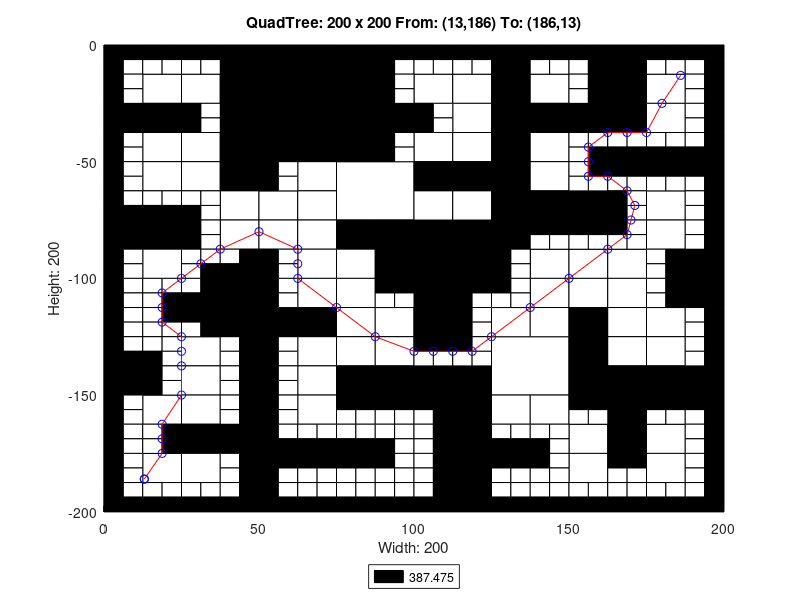

Reproduce this figure in MATLAB.
axis([0 200 -200 0]);
title('QuadTree: 200 x 200 From: (13,186) To: (186,13)');
xlabel('Width: 200');
ylabel('Height: 200');
rectangle('Position',[50 -25 25 25], 'FaceColor',[0 0 0]);
rectangle('Position',[50 -50 25 25], 'FaceColor',[0 0 0]);
rectangle('Position',[75 -75 25 25], 'FaceColor',[1 1 1]);
rectangle('Position',[100 -100 25 25], 'FaceColor',[0 0 0]);
rectangle('Position',[125 -150 25 25], 'FaceColor',[1 1 1]);
rectangle('Position',[12.5 -25 12.5 12.5], 'FaceColor',[1 1 1]);
rectangle('Position',[37.5 -12.5 12.5 12.5], 'FaceColor',[0 0 0]);
rectangle('Position',[25 -25 12.5 12.5], 'FaceColor',[1 1 1]);
rectangle('Position',[37.5 -25 12.5 12.5], 'FaceColor',[0 0 0]);
rectangle('Position',[0 -37.5 12.5 12.5], 'FaceColor',[0 0 0]);
rectangle('Position',[12.5 -37.5 12.5 12.5], 'FaceColor',[0 0 0]);
rectangle('Position',[12.5 -50 12.5 12.5], 'FaceColor',[1 1 1]);
rectangle('Position',[37.5 -37.5 12.5 12.5], 'FaceColor',[0 0 0]);
rectangle('Position',[25 -50 12.5 12.5], 'FaceColor',[1 1 1]);
rectangle('Position',[37.5 -50 12.5 12.5], 'FaceColor',[0 0 0]);
rectangle('Position',[75 -12.5 12.5 12.5], 'FaceColor',[0 0 0]);
rectangle('Position',[75 -25 12.5 12.5], 'FaceColor',[0 0 0]);
rectangle('Position',[75 -37.5 12.5 12.5], 'FaceColor',[0 0 0]);
rectangle('Position',[87.5 -37.5 12.5 12.5], 'FaceColor',[0 0 0]);
rectangle('Position',[75 -50 12.5 12.5], 'FaceColor',[0 0 0]);
rectangle('Position',[12.5 -62.5 12.5 12.5], 'FaceColor',[1 1 1]);
rectangle('Position',[25 -62.5 12.5 12.5], 'FaceColor',[1 1 1]);
rectangle('Position',[37.5 -62.5 12.5 12.5], 'FaceColor',[0 0 0]);
rectangle('Position',[37.5 -75 12.5 12.5], 'FaceColor',[1 1 1]);
rectangle('Position',[0 -87.5 12.5 12.5], 'FaceColor',[0 0 0]);
rectangle('Position',[12.5 -87.5 12.5 12.5], 'FaceColor',[0 0 0]);
rectangle('Position',[12.5 -100 12.5 12.5], 'FaceColor',[1 1 1]);
rectangle('Position',[37.5 -87.5 12.5 12.5], 'FaceColor',[1 1 1]);
rectangle('Position',[62.5 -62.5 12.5 12.5], 'FaceColor',[1 1 1]);
rectangle('Position',[50 -75 12.5 12.5], 'FaceColor',[1 1 1]);
rectangle('Position',[62.5 -75 12.5 12.5], 'FaceColor',[1 1 1]);
rectangle('Position',[50 -87.5 12.5 12.5], 'FaceColor',[1 1 1]);
rectangle('Position',[62.5 -87.5 12.5 12.5], 'FaceColor',[1 1 1]);
rectangle('Position',[62.5 -100 12.5 12.5], 'FaceColor',[1 1 1]);
rectangle('Position',[75 -87.5 12.5 12.5], 'FaceColor',[0 0 0]);
rectangle('Position',[87.5 -87.5 12.5 12.5], 'FaceColor',[0 0 0]);
rectangle('Position',[75 -100 12.5 12.5], 'FaceColor',[1 1 1]);
rectangle('Position',[87.5 -100 12.5 12.5], 'FaceColor',[0 0 0]);
rectangle('Position',[100 -25 12.5 12.5], 'FaceColor',[1 1 1]);
rectangle('Position',[112.5 -25 12.5 12.5], 'FaceColor',[1 1 1]);
rectangle('Position',[125 -12.5 12.5 12.5], 'FaceColor',[0 0 0]);
rectangle('Position',[125 -25 12.5 12.5], 'FaceColor',[0 0 0]);
rectangle('Position',[137.5 -25 12.5 12.5], 'FaceColor',[1 1 1]);
rectangle('Position',[112.5 -37.5 12.5 12.5], 'FaceColor',[1 1 1]);
rectangle('Position',[100 -50 12.5 12.5], 'FaceColor',[1 1 1]);
rectangle('Position',[112.5 -50 12.5 12.5], 'FaceColor',[1 1 1]);
rectangle('Position',[125 -37.5 12.5 12.5], 'FaceColor',[0 0 0]);
rectangle('Position',[137.5 -37.5 12.5 12.5], 'FaceColor',[0 0 0]);
rectangle('Position',[125 -50 12.5 12.5], 'FaceColor',[0 0 0]);
rectangle('Position',[137.5 -50 12.5 12.5], 'FaceColor',[1 1 1]);
rectangle('Position',[162.5 -12.5 12.5 12.5], 'FaceColor',[0 0 0]);
rectangle('Position',[162.5 -25 12.5 12.5], 'FaceColor',[0 0 0]);
rectangle('Position',[175 -25 12.5 12.5], 'FaceColor',[1 1 1]);
rectangle('Position',[150 -37.5 12.5 12.5], 'FaceColor',[0 0 0]);
rectangle('Position',[162.5 -37.5 12.5 12.5], 'FaceColor',[0 0 0]);
rectangle('Position',[175 -37.5 12.5 12.5], 'FaceColor',[1 1 1]);
rectangle('Position',[100 -62.5 12.5 12.5], 'FaceColor',[0 0 0]);
rectangle('Position',[112.5 -62.5 12.5 12.5], 'FaceColor',[0 0 0]);
rectangle('Position',[100 -75 12.5 12.5], 'FaceColor',[1 1 1]);
rectangle('Position',[112.5 -75 12.5 12.5], 'FaceColor',[1 1 1]);
rectangle('Position',[125 -62.5 12.5 12.5], 'FaceColor',[0 0 0]);
rectangle('Position',[137.5 -62.5 12.5 12.5], 'FaceColor',[1 1 1]);
rectangle('Position',[125 -75 12.5 12.5], 'FaceColor',[0 0 0]);
rectangle('Position',[137.5 -75 12.5 12.5], 'FaceColor',[0 0 0]);
rectangle('Position',[125 -87.5 12.5 12.5], 'FaceColor',[0 0 0]);
rectangle('Position',[137.5 -100 12.5 12.5], 'FaceColor',[1 1 1]);
rectangle('Position',[150 -75 12.5 12.5], 'FaceColor',[0 0 0]);
rectangle('Position',[175 -75 12.5 12.5], 'FaceColor',[1 1 1]);
rectangle('Position',[150 -100 12.5 12.5], 'FaceColor',[1 1 1]);
rectangle('Position',[162.5 -100 12.5 12.5], 'FaceColor',[1 1 1]);
rectangle('Position',[175 -87.5 12.5 12.5], 'FaceColor',[1 1 1]);
rectangle('Position',[187.5 -100 12.5 12.5], 'FaceColor',[0 0 0]);
rectangle('Position',[37.5 -112.5 12.5 12.5], 'FaceColor',[0 0 0]);
rectangle('Position',[37.5 -125 12.5 12.5], 'FaceColor',[0 0 0]);
rectangle('Position',[0 -150 12.5 12.5], 'FaceColor',[0 0 0]);
rectangle('Position',[25 -137.5 12.5 12.5], 'FaceColor',[1 1 1]);
rectangle('Position',[25 -150 12.5 12.5], 'FaceColor',[1 1 1]);
rectangle('Position',[62.5 -112.5 12.5 12.5], 'FaceColor',[1 1 1]);
rectangle('Position',[50 -125 12.5 12.5], 'FaceColor',[0 0 0]);
rectangle('Position',[62.5 -125 12.5 12.5], 'FaceColor',[0 0 0]);
rectangle('Position',[75 -112.5 12.5 12.5], 'FaceColor',[1 1 1]);
rectangle('Position',[75 -125 12.5 12.5], 'FaceColor',[1 1 1]);
rectangle('Position',[87.5 -125 12.5 12.5], 'FaceColor',[1 1 1]);
rectangle('Position',[62.5 -137.5 12.5 12.5], 'FaceColor',[1 1 1]);
rectangle('Position',[62.5 -150 12.5 12.5], 'FaceColor',[1 1 1]);
rectangle('Position',[75 -137.5 12.5 12.5], 'FaceColor',[1 1 1]);
rectangle('Position',[87.5 -137.5 12.5 12.5], 'FaceColor',[1 1 1]);
rectangle('Position',[75 -150 12.5 12.5], 'FaceColor',[0 0 0]);
rectangle('Position',[87.5 -150 12.5 12.5], 'FaceColor',[0 0 0]);
rectangle('Position',[12.5 -162.5 12.5 12.5], 'FaceColor',[1 1 1]);
rectangle('Position',[25 -162.5 12.5 12.5], 'FaceColor',[1 1 1]);
rectangle('Position',[25 -175 12.5 12.5], 'FaceColor',[0 0 0]);
rectangle('Position',[37.5 -175 12.5 12.5], 'FaceColor',[0 0 0]);
rectangle('Position',[12.5 -187.5 12.5 12.5], 'FaceColor',[1 1 1]);
rectangle('Position',[25 -187.5 12.5 12.5], 'FaceColor',[1 1 1]);
rectangle('Position',[62.5 -162.5 12.5 12.5], 'FaceColor',[1 1 1]);
rectangle('Position',[100 -112.5 12.5 12.5], 'FaceColor',[0 0 0]);
rectangle('Position',[100 -125 12.5 12.5], 'FaceColor',[0 0 0]);
rectangle('Position',[137.5 -112.5 12.5 12.5], 'FaceColor',[1 1 1]);
rectangle('Position',[125 -125 12.5 12.5], 'FaceColor',[1 1 1]);
rectangle('Position',[137.5 -125 12.5 12.5], 'FaceColor',[1 1 1]);
rectangle('Position',[100 -150 12.5 12.5], 'FaceColor',[0 0 0]);
rectangle('Position',[112.5 -150 12.5 12.5], 'FaceColor',[0 0 0]);
rectangle('Position',[150 -112.5 12.5 12.5], 'FaceColor',[1 1 1]);
rectangle('Position',[162.5 -112.5 12.5 12.5], 'FaceColor',[1 1 1]);
rectangle('Position',[150 -125 12.5 12.5], 'FaceColor',[0 0 0]);
rectangle('Position',[162.5 -125 12.5 12.5], 'FaceColor',[1 1 1]);
rectangle('Position',[187.5 -112.5 12.5 12.5], 'FaceColor',[0 0 0]);
rectangle('Position',[175 -125 12.5 12.5], 'FaceColor',[1 1 1]);
rectangle('Position',[150 -137.5 12.5 12.5], 'FaceColor',[0 0 0]);
rectangle('Position',[162.5 -137.5 12.5 12.5], 'FaceColor',[1 1 1]);
rectangle('Position',[150 -150 12.5 12.5], 'FaceColor',[0 0 0]);
rectangle('Position',[162.5 -150 12.5 12.5], 'FaceColor',[0 0 0]);
rectangle('Position',[175 -137.5 12.5 12.5], 'FaceColor',[1 1 1]);
rectangle('Position',[175 -150 12.5 12.5], 'FaceColor',[0 0 0]);
rectangle('Position',[187.5 -150 12.5 12.5], 'FaceColor',[0 0 0]);
rectangle('Position',[112.5 -162.5 12.5 12.5], 'FaceColor',[0 0 0]);
rectangle('Position',[112.5 -175 12.5 12.5], 'FaceColor',[0 0 0]);
rectangle('Position',[125 -162.5 12.5 12.5], 'FaceColor',[1 1 1]);
rectangle('Position',[137.5 -162.5 12.5 12.5], 'FaceColor',[1 1 1]);
rectangle('Position',[112.5 -187.5 12.5 12.5], 'FaceColor',[0 0 0]);
rectangle('Position',[112.5 -200 12.5 12.5], 'FaceColor',[0 0 0]);
rectangle('Position',[162.5 -162.5 12.5 12.5], 'FaceColor',[0 0 0]);
rectangle('Position',[150 -175 12.5 12.5], 'FaceColor',[1 1 1]);
rectangle('Position',[162.5 -175 12.5 12.5], 'FaceColor',[0 0 0]);
rectangle('Position',[175 -175 12.5 12.5], 'FaceColor',[1 1 1]);
rectangle('Position',[150 -187.5 12.5 12.5], 'FaceColor',[1 1 1]);
rectangle('Position',[175 -187.5 12.5 12.5], 'FaceColor',[1 1 1]);
rectangle('Position',[0 -6.25 6.25 6.25], 'FaceColor',[0 0 0]);
rectangle('Position',[6.25 -6.25 6.25 6.25], 'FaceColor',[0 0 0]);
rectangle('Position',[0 -12.5 6.25 6.25], 'FaceColor',[0 0 0]);
rectangle('Position',[6.25 -12.5 6.25 6.25], 'FaceColor',[1 1 1]);
rectangle('Position',[12.5 -6.25 6.25 6.25], 'FaceColor',[0 0 0]);
rectangle('Position',[18.75 -6.25 6.25 6.25], 'FaceColor',[0 0 0]);
rectangle('Position',[12.5 -12.5 6.25 6.25], 'FaceColor',[1 1 1]);
rectangle('Position',[18.75 -12.5 6.25 6.25], 'FaceColor',[1 1 1]);
rectangle('Position',[0 -18.75 6.25 6.25], 'FaceColor',[0 0 0]);
rectangle('Position',[6.25 -18.75 6.25 6.25], 'FaceColor',[1 1 1]);
rectangle('Position',[0 -25 6.25 6.25], 'FaceColor',[0 0 0]);
rectangle('Position',[6.25 -25 6.25 6.25], 'FaceColor',[1 1 1]);
rectangle('Position',[25 -6.25 6.25 6.25], 'FaceColor',[0 0 0]);
rectangle('Position',[31.25 -6.25 6.25 6.25], 'FaceColor',[0 0 0]);
rectangle('Position',[25 -12.5 6.25 6.25], 'FaceColor',[1 1 1]);
rectangle('Position',[31.25 -12.5 6.25 6.25], 'FaceColor',[1 1 1]);
rectangle('Position',[0 -43.75 6.25 6.25], 'FaceColor',[0 0 0]);
rectangle('Position',[6.25 -43.75 6.25 6.25], 'FaceColor',[1 1 1]);
rectangle('Position',[0 -50 6.25 6.25], 'FaceColor',[0 0 0]);
rectangle('Position',[6.25 -50 6.25 6.25], 'FaceColor',[1 1 1]);
rectangle('Position',[25 -31.25 6.25 6.25], 'FaceColor',[0 0 0]);
rectangle('Position',[31.25 -31.25 6.25 6.25], 'FaceColor',[1 1 1]);
rectangle('Position',[25 -37.5 6.25 6.25], 'FaceColor',[0 0 0]);
rectangle('Position',[31.25 -37.5 6.25 6.25], 'FaceColor',[1 1 1]);
rectangle('Position',[87.5 -6.25 6.25 6.25], 'FaceColor',[0 0 0]);
rectangle('Position',[93.75 -6.25 6.25 6.25], 'FaceColor',[0 0 0]);
rectangle('Position',[87.5 -12.5 6.25 6.25], 'FaceColor',[0 0 0]);
rectangle('Position',[93.75 -12.5 6.25 6.25], 'FaceColor',[1 1 1]);
rectangle('Position',[87.5 -18.75 6.25 6.25], 'FaceColor',[0 0 0]);
rectangle('Position',[93.75 -18.75 6.25 6.25], 'FaceColor',[1 1 1]);
rectangle('Position',[87.5 -25 6.25 6.25], 'FaceColor',[0 0 0]);
rectangle('Position',[93.75 -25 6.25 6.25], 'FaceColor',[1 1 1]);
rectangle('Position',[87.5 -43.75 6.25 6.25], 'FaceColor',[0 0 0]);
rectangle('Position',[93.75 -43.75 6.25 6.25], 'FaceColor',[1 1 1]);
rectangle('Position',[87.5 -50 6.25 6.25], 'FaceColor',[0 0 0]);
rectangle('Position',[93.75 -50 6.25 6.25], 'FaceColor',[1 1 1]);
rectangle('Position',[0 -56.25 6.25 6.25], 'FaceColor',[0 0 0]);
rectangle('Position',[6.25 -56.25 6.25 6.25], 'FaceColor',[1 1 1]);
rectangle('Position',[0 -62.5 6.25 6.25], 'FaceColor',[0 0 0]);
rectangle('Position',[6.25 -62.5 6.25 6.25], 'FaceColor',[1 1 1]);
rectangle('Position',[0 -68.75 6.25 6.25], 'FaceColor',[0 0 0]);
rectangle('Position',[6.25 -68.75 6.25 6.25], 'FaceColor',[1 1 1]);
rectangle('Position',[0 -75 6.25 6.25], 'FaceColor',[0 0 0]);
rectangle('Position',[6.25 -75 6.25 6.25], 'FaceColor',[0 0 0]);
rectangle('Position',[12.5 -68.75 6.25 6.25], 'FaceColor',[1 1 1]);
rectangle('Position',[18.75 -68.75 6.25 6.25], 'FaceColor',[1 1 1]);
rectangle('Position',[12.5 -75 6.25 6.25], 'FaceColor',[0 0 0]);
rectangle('Position',[18.75 -75 6.25 6.25], 'FaceColor',[0 0 0]);
rectangle('Position',[25 -68.75 6.25 6.25], 'FaceColor',[1 1 1]);
rectangle('Position',[31.25 -68.75 6.25 6.25], 'FaceColor',[1 1 1]);
rectangle('Position',[25 -75 6.25 6.25], 'FaceColor',[0 0 0]);
rectangle('Position',[31.25 -75 6.25 6.25], 'FaceColor',[1 1 1]);
rectangle('Position',[0 -93.75 6.25 6.25], 'FaceColor',[0 0 0]);
rectangle('Position',[6.25 -93.75 6.25 6.25], 'FaceColor',[1 1 1]);
rectangle('Position',[0 -100 6.25 6.25], 'FaceColor',[0 0 0]);
rectangle('Position',[6.25 -100 6.25 6.25], 'FaceColor',[1 1 1]);
rectangle('Position',[25 -81.25 6.25 6.25], 'FaceColor',[0 0 0]);
rectangle('Position',[31.25 -81.25 6.25 6.25], 'FaceColor',[1 1 1]);
rectangle('Position',[25 -87.5 6.25 6.25], 'FaceColor',[0 0 0]);
rectangle('Position',[31.25 -87.5 6.25 6.25], 'FaceColor',[1 1 1]);
rectangle('Position',[25 -93.75 6.25 6.25], 'FaceColor',[1 1 1]);
rectangle('Position',[31.25 -93.75 6.25 6.25], 'FaceColor',[1 1 1]);
rectangle('Position',[25 -100 6.25 6.25], 'FaceColor',[1 1 1]);
rectangle('Position',[31.25 -100 6.25 6.25], 'FaceColor',[0 0 0]);
rectangle('Position',[37.5 -93.75 6.25 6.25], 'FaceColor',[1 1 1]);
rectangle('Position',[43.75 -93.75 6.25 6.25], 'FaceColor',[0 0 0]);
rectangle('Position',[37.5 -100 6.25 6.25], 'FaceColor',[0 0 0]);
rectangle('Position',[43.75 -100 6.25 6.25], 'FaceColor',[0 0 0]);
rectangle('Position',[50 -56.25 6.25 6.25], 'FaceColor',[0 0 0]);
rectangle('Position',[56.25 -56.25 6.25 6.25], 'FaceColor',[1 1 1]);
rectangle('Position',[50 -62.5 6.25 6.25], 'FaceColor',[0 0 0]);
rectangle('Position',[56.25 -62.5 6.25 6.25], 'FaceColor',[1 1 1]);
rectangle('Position',[50 -93.75 6.25 6.25], 'FaceColor',[0 0 0]);
rectangle('Position',[56.25 -93.75 6.25 6.25], 'FaceColor',[1 1 1]);
rectangle('Position',[50 -100 6.25 6.25], 'FaceColor',[0 0 0]);
rectangle('Position',[56.25 -100 6.25 6.25], 'FaceColor',[1 1 1]);
rectangle('Position',[100 -6.25 6.25 6.25], 'FaceColor',[0 0 0]);
rectangle('Position',[106.25 -6.25 6.25 6.25], 'FaceColor',[0 0 0]);
rectangle('Position',[100 -12.5 6.25 6.25], 'FaceColor',[1 1 1]);
rectangle('Position',[106.25 -12.5 6.25 6.25], 'FaceColor',[1 1 1]);
rectangle('Position',[112.5 -6.25 6.25 6.25], 'FaceColor',[0 0 0]);
rectangle('Position',[118.75 -6.25 6.25 6.25], 'FaceColor',[0 0 0]);
rectangle('Position',[112.5 -12.5 6.25 6.25], 'FaceColor',[1 1 1]);
rectangle('Position',[118.75 -12.5 6.25 6.25], 'FaceColor',[1 1 1]);
rectangle('Position',[137.5 -6.25 6.25 6.25], 'FaceColor',[0 0 0]);
rectangle('Position',[143.75 -6.25 6.25 6.25], 'FaceColor',[0 0 0]);
rectangle('Position',[137.5 -12.5 6.25 6.25], 'FaceColor',[1 1 1]);
rectangle('Position',[143.75 -12.5 6.25 6.25], 'FaceColor',[1 1 1]);
rectangle('Position',[100 -31.25 6.25 6.25], 'FaceColor',[0 0 0]);
rectangle('Position',[106.25 -31.25 6.25 6.25], 'FaceColor',[1 1 1]);
rectangle('Position',[100 -37.5 6.25 6.25], 'FaceColor',[0 0 0]);
rectangle('Position',[106.25 -37.5 6.25 6.25], 'FaceColor',[1 1 1]);
rectangle('Position',[150 -6.25 6.25 6.25], 'FaceColor',[0 0 0]);
rectangle('Position',[156.25 -6.25 6.25 6.25], 'FaceColor',[0 0 0]);
rectangle('Position',[150 -12.5 6.25 6.25], 'FaceColor',[1 1 1]);
rectangle('Position',[156.25 -12.5 6.25 6.25], 'FaceColor',[0 0 0]);
rectangle('Position',[150 -18.75 6.25 6.25], 'FaceColor',[1 1 1]);
rectangle('Position',[156.25 -18.75 6.25 6.25], 'FaceColor',[0 0 0]);
rectangle('Position',[150 -25 6.25 6.25], 'FaceColor',[1 1 1]);
rectangle('Position',[156.25 -25 6.25 6.25], 'FaceColor',[0 0 0]);
rectangle('Position',[175 -6.25 6.25 6.25], 'FaceColor',[0 0 0]);
rectangle('Position',[181.25 -6.25 6.25 6.25], 'FaceColor',[0 0 0]);
rectangle('Position',[175 -12.5 6.25 6.25], 'FaceColor',[1 1 1]);
rectangle('Position',[181.25 -12.5 6.25 6.25], 'FaceColor',[1 1 1]);
rectangle('Position',[187.5 -6.25 6.25 6.25], 'FaceColor',[0 0 0]);
rectangle('Position',[193.75 -6.25 6.25 6.25], 'FaceColor',[0 0 0]);
rectangle('Position',[187.5 -12.5 6.25 6.25], 'FaceColor',[1 1 1]);
rectangle('Position',[193.75 -12.5 6.25 6.25], 'FaceColor',[0 0 0]);
rectangle('Position',[187.5 -18.75 6.25 6.25], 'FaceColor',[1 1 1]);
rectangle('Position',[193.75 -18.75 6.25 6.25], 'FaceColor',[0 0 0]);
rectangle('Position',[187.5 -25 6.25 6.25], 'FaceColor',[1 1 1]);
rectangle('Position',[193.75 -25 6.25 6.25], 'FaceColor',[0 0 0]);
rectangle('Position',[150 -43.75 6.25 6.25], 'FaceColor',[1 1 1]);
rectangle('Position',[156.25 -43.75 6.25 6.25], 'FaceColor',[1 1 1]);
rectangle('Position',[150 -50 6.25 6.25], 'FaceColor',[1 1 1]);
rectangle('Position',[156.25 -50 6.25 6.25], 'FaceColor',[0 0 0]);
rectangle('Position',[162.5 -43.75 6.25 6.25], 'FaceColor',[1 1 1]);
rectangle('Position',[168.75 -43.75 6.25 6.25], 'FaceColor',[1 1 1]);
rectangle('Position',[162.5 -50 6.25 6.25], 'FaceColor',[0 0 0]);
rectangle('Position',[168.75 -50 6.25 6.25], 'FaceColor',[0 0 0]);
rectangle('Position',[187.5 -31.25 6.25 6.25], 'FaceColor',[1 1 1]);
rectangle('Position',[193.75 -31.25 6.25 6.25], 'FaceColor',[0 0 0]);
rectangle('Position',[187.5 -37.5 6.25 6.25], 'FaceColor',[1 1 1]);
rectangle('Position',[193.75 -37.5 6.25 6.25], 'FaceColor',[0 0 0]);
rectangle('Position',[175 -43.75 6.25 6.25], 'FaceColor',[1 1 1]);
rectangle('Position',[181.25 -43.75 6.25 6.25], 'FaceColor',[1 1 1]);
rectangle('Position',[175 -50 6.25 6.25], 'FaceColor',[0 0 0]);
rectangle('Position',[181.25 -50 6.25 6.25], 'FaceColor',[0 0 0]);
rectangle('Position',[187.5 -43.75 6.25 6.25], 'FaceColor',[1 1 1]);
rectangle('Position',[193.75 -43.75 6.25 6.25], 'FaceColor',[0 0 0]);
rectangle('Position',[187.5 -50 6.25 6.25], 'FaceColor',[0 0 0]);
rectangle('Position',[193.75 -50 6.25 6.25], 'FaceColor',[0 0 0]);
rectangle('Position',[137.5 -81.25 6.25 6.25], 'FaceColor',[0 0 0]);
rectangle('Position',[143.75 -81.25 6.25 6.25], 'FaceColor',[0 0 0]);
rectangle('Position',[137.5 -87.5 6.25 6.25], 'FaceColor',[1 1 1]);
rectangle('Position',[143.75 -87.5 6.25 6.25], 'FaceColor',[1 1 1]);
rectangle('Position',[125 -93.75 6.25 6.25], 'FaceColor',[0 0 0]);
rectangle('Position',[131.25 -93.75 6.25 6.25], 'FaceColor',[1 1 1]);
rectangle('Position',[125 -100 6.25 6.25], 'FaceColor',[0 0 0]);
rectangle('Position',[131.25 -100 6.25 6.25], 'FaceColor',[1 1 1]);
rectangle('Position',[150 -56.25 6.25 6.25], 'FaceColor',[1 1 1]);
rectangle('Position',[156.25 -56.25 6.25 6.25], 'FaceColor',[0 0 0]);
rectangle('Position',[150 -62.5 6.25 6.25], 'FaceColor',[1 1 1]);
rectangle('Position',[156.25 -62.5 6.25 6.25], 'FaceColor',[1 1 1]);
rectangle('Position',[162.5 -56.25 6.25 6.25], 'FaceColor',[0 0 0]);
rectangle('Position',[168.75 -56.25 6.25 6.25], 'FaceColor',[0 0 0]);
rectangle('Position',[162.5 -62.5 6.25 6.25], 'FaceColor',[1 1 1]);
rectangle('Position',[168.75 -62.5 6.25 6.25], 'FaceColor',[1 1 1]);
rectangle('Position',[162.5 -68.75 6.25 6.25], 'FaceColor',[0 0 0]);
rectangle('Position',[168.75 -68.75 6.25 6.25], 'FaceColor',[1 1 1]);
rectangle('Position',[162.5 -75 6.25 6.25], 'FaceColor',[0 0 0]);
rectangle('Position',[168.75 -75 6.25 6.25], 'FaceColor',[1 1 1]);
rectangle('Position',[175 -56.25 6.25 6.25], 'FaceColor',[0 0 0]);
rectangle('Position',[181.25 -56.25 6.25 6.25], 'FaceColor',[0 0 0]);
rectangle('Position',[175 -62.5 6.25 6.25], 'FaceColor',[1 1 1]);
rectangle('Position',[181.25 -62.5 6.25 6.25], 'FaceColor',[1 1 1]);
rectangle('Position',[187.5 -56.25 6.25 6.25], 'FaceColor',[0 0 0]);
rectangle('Position',[193.75 -56.25 6.25 6.25], 'FaceColor',[0 0 0]);
rectangle('Position',[187.5 -62.5 6.25 6.25], 'FaceColor',[1 1 1]);
rectangle('Position',[193.75 -62.5 6.25 6.25], 'FaceColor',[0 0 0]);
rectangle('Position',[187.5 -68.75 6.25 6.25], 'FaceColor',[1 1 1]);
rectangle('Position',[193.75 -68.75 6.25 6.25], 'FaceColor',[0 0 0]);
rectangle('Position',[187.5 -75 6.25 6.25], 'FaceColor',[1 1 1]);
rectangle('Position',[193.75 -75 6.25 6.25], 'FaceColor',[0 0 0]);
rectangle('Position',[150 -81.25 6.25 6.25], 'FaceColor',[0 0 0]);
rectangle('Position',[156.25 -81.25 6.25 6.25], 'FaceColor',[0 0 0]);
rectangle('Position',[150 -87.5 6.25 6.25], 'FaceColor',[1 1 1]);
rectangle('Position',[156.25 -87.5 6.25 6.25], 'FaceColor',[1 1 1]);
rectangle('Position',[162.5 -81.25 6.25 6.25], 'FaceColor',[0 0 0]);
rectangle('Position',[168.75 -81.25 6.25 6.25], 'FaceColor',[1 1 1]);
rectangle('Position',[162.5 -87.5 6.25 6.25], 'FaceColor',[1 1 1]);
rectangle('Position',[168.75 -87.5 6.25 6.25], 'FaceColor',[1 1 1]);
rectangle('Position',[187.5 -81.25 6.25 6.25], 'FaceColor',[1 1 1]);
rectangle('Position',[193.75 -81.25 6.25 6.25], 'FaceColor',[0 0 0]);
rectangle('Position',[187.5 -87.5 6.25 6.25], 'FaceColor',[1 1 1]);
rectangle('Position',[193.75 -87.5 6.25 6.25], 'FaceColor',[0 0 0]);
rectangle('Position',[175 -93.75 6.25 6.25], 'FaceColor',[1 1 1]);
rectangle('Position',[181.25 -93.75 6.25 6.25], 'FaceColor',[0 0 0]);
rectangle('Position',[175 -100 6.25 6.25], 'FaceColor',[1 1 1]);
rectangle('Position',[181.25 -100 6.25 6.25], 'FaceColor',[0 0 0]);
rectangle('Position',[0 -106.25 6.25 6.25], 'FaceColor',[0 0 0]);
rectangle('Position',[6.25 -106.25 6.25 6.25], 'FaceColor',[1 1 1]);
rectangle('Position',[0 -112.5 6.25 6.25], 'FaceColor',[0 0 0]);
rectangle('Position',[6.25 -112.5 6.25 6.25], 'FaceColor',[1 1 1]);
rectangle('Position',[12.5 -106.25 6.25 6.25], 'FaceColor',[1 1 1]);
rectangle('Position',[18.75 -106.25 6.25 6.25], 'FaceColor',[1 1 1]);
rectangle('Position',[12.5 -112.5 6.25 6.25], 'FaceColor',[1 1 1]);
rectangle('Position',[18.75 -112.5 6.25 6.25], 'FaceColor',[0 0 0]);
rectangle('Position',[0 -118.75 6.25 6.25], 'FaceColor',[0 0 0]);
rectangle('Position',[6.25 -118.75 6.25 6.25], 'FaceColor',[1 1 1]);
rectangle('Position',[0 -125 6.25 6.25], 'FaceColor',[0 0 0]);
rectangle('Position',[6.25 -125 6.25 6.25], 'FaceColor',[1 1 1]);
rectangle('Position',[12.5 -118.75 6.25 6.25], 'FaceColor',[1 1 1]);
rectangle('Position',[18.75 -118.75 6.25 6.25], 'FaceColor',[0 0 0]);
rectangle('Position',[12.5 -125 6.25 6.25], 'FaceColor',[1 1 1]);
rectangle('Position',[18.75 -125 6.25 6.25], 'FaceColor',[1 1 1]);
rectangle('Position',[25 -106.25 6.25 6.25], 'FaceColor',[1 1 1]);
rectangle('Position',[31.25 -106.25 6.25 6.25], 'FaceColor',[0 0 0]);
rectangle('Position',[25 -112.5 6.25 6.25], 'FaceColor',[0 0 0]);
rectangle('Position',[31.25 -112.5 6.25 6.25], 'FaceColor',[0 0 0]);
rectangle('Position',[25 -118.75 6.25 6.25], 'FaceColor',[0 0 0]);
rectangle('Position',[31.25 -118.75 6.25 6.25], 'FaceColor',[0 0 0]);
rectangle('Position',[25 -125 6.25 6.25], 'FaceColor',[1 1 1]);
rectangle('Position',[31.25 -125 6.25 6.25], 'FaceColor',[0 0 0]);
rectangle('Position',[0 -131.25 6.25 6.25], 'FaceColor',[0 0 0]);
rectangle('Position',[6.25 -131.25 6.25 6.25], 'FaceColor',[1 1 1]);
rectangle('Position',[0 -137.5 6.25 6.25], 'FaceColor',[0 0 0]);
rectangle('Position',[6.25 -137.5 6.25 6.25], 'FaceColor',[0 0 0]);
rectangle('Position',[12.5 -131.25 6.25 6.25], 'FaceColor',[1 1 1]);
rectangle('Position',[18.75 -131.25 6.25 6.25], 'FaceColor',[1 1 1]);
rectangle('Position',[12.5 -137.5 6.25 6.25], 'FaceColor',[0 0 0]);
rectangle('Position',[18.75 -137.5 6.25 6.25], 'FaceColor',[1 1 1]);
rectangle('Position',[12.5 -143.75 6.25 6.25], 'FaceColor',[0 0 0]);
rectangle('Position',[18.75 -143.75 6.25 6.25], 'FaceColor',[1 1 1]);
rectangle('Position',[12.5 -150 6.25 6.25], 'FaceColor',[0 0 0]);
rectangle('Position',[18.75 -150 6.25 6.25], 'FaceColor',[1 1 1]);
rectangle('Position',[37.5 -131.25 6.25 6.25], 'FaceColor',[1 1 1]);
rectangle('Position',[43.75 -131.25 6.25 6.25], 'FaceColor',[0 0 0]);
rectangle('Position',[37.5 -137.5 6.25 6.25], 'FaceColor',[1 1 1]);
rectangle('Position',[43.75 -137.5 6.25 6.25], 'FaceColor',[0 0 0]);
rectangle('Position',[37.5 -143.75 6.25 6.25], 'FaceColor',[1 1 1]);
rectangle('Position',[43.75 -143.75 6.25 6.25], 'FaceColor',[0 0 0]);
rectangle('Position',[37.5 -150 6.25 6.25], 'FaceColor',[1 1 1]);
rectangle('Position',[43.75 -150 6.25 6.25], 'FaceColor',[0 0 0]);
rectangle('Position',[50 -106.25 6.25 6.25], 'FaceColor',[0 0 0]);
rectangle('Position',[56.25 -106.25 6.25 6.25], 'FaceColor',[1 1 1]);
rectangle('Position',[50 -112.5 6.25 6.25], 'FaceColor',[0 0 0]);
rectangle('Position',[56.25 -112.5 6.25 6.25], 'FaceColor',[1 1 1]);
rectangle('Position',[87.5 -106.25 6.25 6.25], 'FaceColor',[0 0 0]);
rectangle('Position',[93.75 -106.25 6.25 6.25], 'FaceColor',[0 0 0]);
rectangle('Position',[87.5 -112.5 6.25 6.25], 'FaceColor',[1 1 1]);
rectangle('Position',[93.75 -112.5 6.25 6.25], 'FaceColor',[1 1 1]);
rectangle('Position',[50 -131.25 6.25 6.25], 'FaceColor',[0 0 0]);
rectangle('Position',[56.25 -131.25 6.25 6.25], 'FaceColor',[1 1 1]);
rectangle('Position',[50 -137.5 6.25 6.25], 'FaceColor',[0 0 0]);
rectangle('Position',[56.25 -137.5 6.25 6.25], 'FaceColor',[1 1 1]);
rectangle('Position',[50 -143.75 6.25 6.25], 'FaceColor',[0 0 0]);
rectangle('Position',[56.25 -143.75 6.25 6.25], 'FaceColor',[1 1 1]);
rectangle('Position',[50 -150 6.25 6.25], 'FaceColor',[0 0 0]);
rectangle('Position',[56.25 -150 6.25 6.25], 'FaceColor',[1 1 1]);
rectangle('Position',[0 -156.25 6.25 6.25], 'FaceColor',[0 0 0]);
rectangle('Position',[6.25 -156.25 6.25 6.25], 'FaceColor',[1 1 1]);
rectangle('Position',[0 -162.5 6.25 6.25], 'FaceColor',[0 0 0]);
rectangle('Position',[6.25 -162.5 6.25 6.25], 'FaceColor',[1 1 1]);
rectangle('Position',[0 -168.75 6.25 6.25], 'FaceColor',[0 0 0]);
rectangle('Position',[6.25 -168.75 6.25 6.25], 'FaceColor',[1 1 1]);
rectangle('Position',[0 -175 6.25 6.25], 'FaceColor',[0 0 0]);
rectangle('Position',[6.25 -175 6.25 6.25], 'FaceColor',[1 1 1]);
rectangle('Position',[12.5 -168.75 6.25 6.25], 'FaceColor',[1 1 1]);
rectangle('Position',[18.75 -168.75 6.25 6.25], 'FaceColor',[0 0 0]);
rectangle('Position',[12.5 -175 6.25 6.25], 'FaceColor',[1 1 1]);
rectangle('Position',[18.75 -175 6.25 6.25], 'FaceColor',[0 0 0]);
rectangle('Position',[37.5 -156.25 6.25 6.25], 'FaceColor',[1 1 1]);
rectangle('Position',[43.75 -156.25 6.25 6.25], 'FaceColor',[0 0 0]);
rectangle('Position',[37.5 -162.5 6.25 6.25], 'FaceColor',[1 1 1]);
rectangle('Position',[43.75 -162.5 6.25 6.25], 'FaceColor',[0 0 0]);
rectangle('Position',[0 -181.25 6.25 6.25], 'FaceColor',[0 0 0]);
rectangle('Position',[6.25 -181.25 6.25 6.25], 'FaceColor',[1 1 1]);
rectangle('Position',[0 -187.5 6.25 6.25], 'FaceColor',[0 0 0]);
rectangle('Position',[6.25 -187.5 6.25 6.25], 'FaceColor',[1 1 1]);
rectangle('Position',[0 -193.75 6.25 6.25], 'FaceColor',[0 0 0]);
rectangle('Position',[6.25 -193.75 6.25 6.25], 'FaceColor',[1 1 1]);
rectangle('Position',[0 -200 6.25 6.25], 'FaceColor',[0 0 0]);
rectangle('Position',[6.25 -200 6.25 6.25], 'FaceColor',[0 0 0]);
rectangle('Position',[12.5 -193.75 6.25 6.25], 'FaceColor',[1 1 1]);
rectangle('Position',[18.75 -193.75 6.25 6.25], 'FaceColor',[1 1 1]);
rectangle('Position',[12.5 -200 6.25 6.25], 'FaceColor',[0 0 0]);
rectangle('Position',[18.75 -200 6.25 6.25], 'FaceColor',[0 0 0]);
rectangle('Position',[37.5 -181.25 6.25 6.25], 'FaceColor',[1 1 1]);
rectangle('Position',[43.75 -181.25 6.25 6.25], 'FaceColor',[0 0 0]);
rectangle('Position',[37.5 -187.5 6.25 6.25], 'FaceColor',[1 1 1]);
rectangle('Position',[43.75 -187.5 6.25 6.25], 'FaceColor',[0 0 0]);
rectangle('Position',[25 -193.75 6.25 6.25], 'FaceColor',[1 1 1]);
rectangle('Position',[31.25 -193.75 6.25 6.25], 'FaceColor',[1 1 1]);
rectangle('Position',[25 -200 6.25 6.25], 'FaceColor',[0 0 0]);
rectangle('Position',[31.25 -200 6.25 6.25], 'FaceColor',[0 0 0]);
rectangle('Position',[37.5 -193.75 6.25 6.25], 'FaceColor',[1 1 1]);
rectangle('Position',[43.75 -193.75 6.25 6.25], 'FaceColor',[0 0 0]);
rectangle('Position',[37.5 -200 6.25 6.25], 'FaceColor',[0 0 0]);
rectangle('Position',[43.75 -200 6.25 6.25], 'FaceColor',[0 0 0]);
rectangle('Position',[50 -156.25 6.25 6.25], 'FaceColor',[0 0 0]);
rectangle('Position',[56.25 -156.25 6.25 6.25], 'FaceColor',[1 1 1]);
rectangle('Position',[50 -162.5 6.25 6.25], 'FaceColor',[0 0 0]);
rectangle('Position',[56.25 -162.5 6.25 6.25], 'FaceColor',[1 1 1]);
rectangle('Position',[50 -168.75 6.25 6.25], 'FaceColor',[0 0 0]);
rectangle('Position',[56.25 -168.75 6.25 6.25], 'FaceColor',[1 1 1]);
rectangle('Position',[50 -175 6.25 6.25], 'FaceColor',[0 0 0]);
rectangle('Position',[56.25 -175 6.25 6.25], 'FaceColor',[0 0 0]);
rectangle('Position',[62.5 -168.75 6.25 6.25], 'FaceColor',[1 1 1]);
rectangle('Position',[68.75 -168.75 6.25 6.25], 'FaceColor',[1 1 1]);
rectangle('Position',[62.5 -175 6.25 6.25], 'FaceColor',[0 0 0]);
rectangle('Position',[68.75 -175 6.25 6.25], 'FaceColor',[0 0 0]);
rectangle('Position',[75 -156.25 6.25 6.25], 'FaceColor',[0 0 0]);
rectangle('Position',[81.25 -156.25 6.25 6.25], 'FaceColor',[0 0 0]);
rectangle('Position',[75 -162.5 6.25 6.25], 'FaceColor',[1 1 1]);
rectangle('Position',[81.25 -162.5 6.25 6.25], 'FaceColor',[1 1 1]);
rectangle('Position',[87.5 -156.25 6.25 6.25], 'FaceColor',[0 0 0]);
rectangle('Position',[93.75 -156.25 6.25 6.25], 'FaceColor',[0 0 0]);
rectangle('Position',[87.5 -162.5 6.25 6.25], 'FaceColor',[1 1 1]);
rectangle('Position',[93.75 -162.5 6.25 6.25], 'FaceColor',[1 1 1]);
rectangle('Position',[75 -168.75 6.25 6.25], 'FaceColor',[1 1 1]);
rectangle('Position',[81.25 -168.75 6.25 6.25], 'FaceColor',[1 1 1]);
rectangle('Position',[75 -175 6.25 6.25], 'FaceColor',[0 0 0]);
rectangle('Position',[81.25 -175 6.25 6.25], 'FaceColor',[0 0 0]);
rectangle('Position',[87.5 -168.75 6.25 6.25], 'FaceColor',[1 1 1]);
rectangle('Position',[93.75 -168.75 6.25 6.25], 'FaceColor',[1 1 1]);
rectangle('Position',[87.5 -175 6.25 6.25], 'FaceColor',[0 0 0]);
rectangle('Position',[93.75 -175 6.25 6.25], 'FaceColor',[1 1 1]);
rectangle('Position',[50 -181.25 6.25 6.25], 'FaceColor',[0 0 0]);
rectangle('Position',[56.25 -181.25 6.25 6.25], 'FaceColor',[0 0 0]);
rectangle('Position',[50 -187.5 6.25 6.25], 'FaceColor',[0 0 0]);
rectangle('Position',[56.25 -187.5 6.25 6.25], 'FaceColor',[1 1 1]);
rectangle('Position',[62.5 -181.25 6.25 6.25], 'FaceColor',[0 0 0]);
rectangle('Position',[68.75 -181.25 6.25 6.25], 'FaceColor',[0 0 0]);
rectangle('Position',[62.5 -187.5 6.25 6.25], 'FaceColor',[1 1 1]);
rectangle('Position',[68.75 -187.5 6.25 6.25], 'FaceColor',[1 1 1]);
rectangle('Position',[50 -193.75 6.25 6.25], 'FaceColor',[0 0 0]);
rectangle('Position',[56.25 -193.75 6.25 6.25], 'FaceColor',[1 1 1]);
rectangle('Position',[50 -200 6.25 6.25], 'FaceColor',[0 0 0]);
rectangle('Position',[56.25 -200 6.25 6.25], 'FaceColor',[0 0 0]);
rectangle('Position',[62.5 -193.75 6.25 6.25], 'FaceColor',[1 1 1]);
rectangle('Position',[68.75 -193.75 6.25 6.25], 'FaceColor',[1 1 1]);
rectangle('Position',[62.5 -200 6.25 6.25], 'FaceColor',[0 0 0]);
rectangle('Position',[68.75 -200 6.25 6.25], 'FaceColor',[0 0 0]);
rectangle('Position',[75 -181.25 6.25 6.25], 'FaceColor',[0 0 0]);
rectangle('Position',[81.25 -181.25 6.25 6.25], 'FaceColor',[0 0 0]);
rectangle('Position',[75 -187.5 6.25 6.25], 'FaceColor',[1 1 1]);
rectangle('Position',[81.25 -187.5 6.25 6.25], 'FaceColor',[1 1 1]);
rectangle('Position',[87.5 -181.25 6.25 6.25], 'FaceColor',[0 0 0]);
rectangle('Position',[93.75 -181.25 6.25 6.25], 'FaceColor',[1 1 1]);
rectangle('Position',[87.5 -187.5 6.25 6.25], 'FaceColor',[1 1 1]);
rectangle('Position',[93.75 -187.5 6.25 6.25], 'FaceColor',[1 1 1]);
rectangle('Position',[75 -193.75 6.25 6.25], 'FaceColor',[1 1 1]);
rectangle('Position',[81.25 -193.75 6.25 6.25], 'FaceColor',[1 1 1]);
rectangle('Position',[75 -200 6.25 6.25], 'FaceColor',[0 0 0]);
rectangle('Position',[81.25 -200 6.25 6.25], 'FaceColor',[0 0 0]);
rectangle('Position',[87.5 -193.75 6.25 6.25], 'FaceColor',[1 1 1]);
rectangle('Position',[93.75 -193.75 6.25 6.25], 'FaceColor',[1 1 1]);
rectangle('Position',[87.5 -200 6.25 6.25], 'FaceColor',[0 0 0]);
rectangle('Position',[93.75 -200 6.25 6.25], 'FaceColor',[0 0 0]);
rectangle('Position',[112.5 -106.25 6.25 6.25], 'FaceColor',[0 0 0]);
rectangle('Position',[118.75 -106.25 6.25 6.25], 'FaceColor',[0 0 0]);
rectangle('Position',[112.5 -112.5 6.25 6.25], 'FaceColor',[0 0 0]);
rectangle('Position',[118.75 -112.5 6.25 6.25], 'FaceColor',[1 1 1]);
rectangle('Position',[112.5 -118.75 6.25 6.25], 'FaceColor',[0 0 0]);
rectangle('Position',[118.75 -118.75 6.25 6.25], 'FaceColor',[1 1 1]);
rectangle('Position',[112.5 -125 6.25 6.25], 'FaceColor',[0 0 0]);
rectangle('Position',[118.75 -125 6.25 6.25], 'FaceColor',[1 1 1]);
rectangle('Position',[125 -106.25 6.25 6.25], 'FaceColor',[0 0 0]);
rectangle('Position',[131.25 -106.25 6.25 6.25], 'FaceColor',[1 1 1]);
rectangle('Position',[125 -112.5 6.25 6.25], 'FaceColor',[1 1 1]);
rectangle('Position',[131.25 -112.5 6.25 6.25], 'FaceColor',[1 1 1]);
rectangle('Position',[100 -131.25 6.25 6.25], 'FaceColor',[0 0 0]);
rectangle('Position',[106.25 -131.25 6.25 6.25], 'FaceColor',[0 0 0]);
rectangle('Position',[100 -137.5 6.25 6.25], 'FaceColor',[1 1 1]);
rectangle('Position',[106.25 -137.5 6.25 6.25], 'FaceColor',[1 1 1]);
rectangle('Position',[112.5 -131.25 6.25 6.25], 'FaceColor',[0 0 0]);
rectangle('Position',[118.75 -131.25 6.25 6.25], 'FaceColor',[1 1 1]);
rectangle('Position',[112.5 -137.5 6.25 6.25], 'FaceColor',[1 1 1]);
rectangle('Position',[118.75 -137.5 6.25 6.25], 'FaceColor',[1 1 1]);
rectangle('Position',[175 -106.25 6.25 6.25], 'FaceColor',[1 1 1]);
rectangle('Position',[181.25 -106.25 6.25 6.25], 'FaceColor',[0 0 0]);
rectangle('Position',[175 -112.5 6.25 6.25], 'FaceColor',[1 1 1]);
rectangle('Position',[181.25 -112.5 6.25 6.25], 'FaceColor',[0 0 0]);
rectangle('Position',[187.5 -118.75 6.25 6.25], 'FaceColor',[1 1 1]);
rectangle('Position',[193.75 -118.75 6.25 6.25], 'FaceColor',[0 0 0]);
rectangle('Position',[187.5 -125 6.25 6.25], 'FaceColor',[1 1 1]);
rectangle('Position',[193.75 -125 6.25 6.25], 'FaceColor',[0 0 0]);
rectangle('Position',[187.5 -131.25 6.25 6.25], 'FaceColor',[1 1 1]);
rectangle('Position',[193.75 -131.25 6.25 6.25], 'FaceColor',[0 0 0]);
rectangle('Position',[187.5 -137.5 6.25 6.25], 'FaceColor',[1 1 1]);
rectangle('Position',[193.75 -137.5 6.25 6.25], 'FaceColor',[0 0 0]);
rectangle('Position',[100 -156.25 6.25 6.25], 'FaceColor',[0 0 0]);
rectangle('Position',[106.25 -156.25 6.25 6.25], 'FaceColor',[0 0 0]);
rectangle('Position',[100 -162.5 6.25 6.25], 'FaceColor',[1 1 1]);
rectangle('Position',[106.25 -162.5 6.25 6.25], 'FaceColor',[0 0 0]);
rectangle('Position',[100 -168.75 6.25 6.25], 'FaceColor',[1 1 1]);
rectangle('Position',[106.25 -168.75 6.25 6.25], 'FaceColor',[0 0 0]);
rectangle('Position',[100 -175 6.25 6.25], 'FaceColor',[1 1 1]);
rectangle('Position',[106.25 -175 6.25 6.25], 'FaceColor',[0 0 0]);
rectangle('Position',[125 -168.75 6.25 6.25], 'FaceColor',[1 1 1]);
rectangle('Position',[131.25 -168.75 6.25 6.25], 'FaceColor',[1 1 1]);
rectangle('Position',[125 -175 6.25 6.25], 'FaceColor',[0 0 0]);
rectangle('Position',[131.25 -175 6.25 6.25], 'FaceColor',[0 0 0]);
rectangle('Position',[137.5 -168.75 6.25 6.25], 'FaceColor',[1 1 1]);
rectangle('Position',[143.75 -168.75 6.25 6.25], 'FaceColor',[1 1 1]);
rectangle('Position',[137.5 -175 6.25 6.25], 'FaceColor',[0 0 0]);
rectangle('Position',[143.75 -175 6.25 6.25], 'FaceColor',[1 1 1]);
rectangle('Position',[100 -181.25 6.25 6.25], 'FaceColor',[1 1 1]);
rectangle('Position',[106.25 -181.25 6.25 6.25], 'FaceColor',[0 0 0]);
rectangle('Position',[100 -187.5 6.25 6.25], 'FaceColor',[1 1 1]);
rectangle('Position',[106.25 -187.5 6.25 6.25], 'FaceColor',[0 0 0]);
rectangle('Position',[100 -193.75 6.25 6.25], 'FaceColor',[1 1 1]);
rectangle('Position',[106.25 -193.75 6.25 6.25], 'FaceColor',[0 0 0]);
rectangle('Position',[100 -200 6.25 6.25], 'FaceColor',[0 0 0]);
rectangle('Position',[106.25 -200 6.25 6.25], 'FaceColor',[0 0 0]);
rectangle('Position',[125 -181.25 6.25 6.25], 'FaceColor',[0 0 0]);
rectangle('Position',[131.25 -181.25 6.25 6.25], 'FaceColor',[0 0 0]);
rectangle('Position',[125 -187.5 6.25 6.25], 'FaceColor',[1 1 1]);
rectangle('Position',[131.25 -187.5 6.25 6.25], 'FaceColor',[1 1 1]);
rectangle('Position',[137.5 -181.25 6.25 6.25], 'FaceColor',[0 0 0]);
rectangle('Position',[143.75 -181.25 6.25 6.25], 'FaceColor',[1 1 1]);
rectangle('Position',[137.5 -187.5 6.25 6.25], 'FaceColor',[1 1 1]);
rectangle('Position',[143.75 -187.5 6.25 6.25], 'FaceColor',[1 1 1]);
rectangle('Position',[125 -193.75 6.25 6.25], 'FaceColor',[1 1 1]);
rectangle('Position',[131.25 -193.75 6.25 6.25], 'FaceColor',[1 1 1]);
rectangle('Position',[125 -200 6.25 6.25], 'FaceColor',[0 0 0]);
rectangle('Position',[131.25 -200 6.25 6.25], 'FaceColor',[0 0 0]);
rectangle('Position',[137.5 -193.75 6.25 6.25], 'FaceColor',[1 1 1]);
rectangle('Position',[143.75 -193.75 6.25 6.25], 'FaceColor',[1 1 1]);
rectangle('Position',[137.5 -200 6.25 6.25], 'FaceColor',[0 0 0]);
rectangle('Position',[143.75 -200 6.25 6.25], 'FaceColor',[0 0 0]);
rectangle('Position',[150 -156.25 6.25 6.25], 'FaceColor',[0 0 0]);
rectangle('Position',[156.25 -156.25 6.25 6.25], 'FaceColor',[0 0 0]);
rectangle('Position',[150 -162.5 6.25 6.25], 'FaceColor',[1 1 1]);
rectangle('Position',[156.25 -162.5 6.25 6.25], 'FaceColor',[1 1 1]);
rectangle('Position',[175 -156.25 6.25 6.25], 'FaceColor',[0 0 0]);
rectangle('Position',[181.25 -156.25 6.25 6.25], 'FaceColor',[0 0 0]);
rectangle('Position',[175 -162.5 6.25 6.25], 'FaceColor',[1 1 1]);
rectangle('Position',[181.25 -162.5 6.25 6.25], 'FaceColor',[1 1 1]);
rectangle('Position',[187.5 -156.25 6.25 6.25], 'FaceColor',[0 0 0]);
rectangle('Position',[193.75 -156.25 6.25 6.25], 'FaceColor',[0 0 0]);
rectangle('Position',[187.5 -162.5 6.25 6.25], 'FaceColor',[1 1 1]);
rectangle('Position',[193.75 -162.5 6.25 6.25], 'FaceColor',[0 0 0]);
rectangle('Position',[187.5 -168.75 6.25 6.25], 'FaceColor',[1 1 1]);
rectangle('Position',[193.75 -168.75 6.25 6.25], 'FaceColor',[0 0 0]);
rectangle('Position',[187.5 -175 6.25 6.25], 'FaceColor',[1 1 1]);
rectangle('Position',[193.75 -175 6.25 6.25], 'FaceColor',[0 0 0]);
rectangle('Position',[162.5 -181.25 6.25 6.25], 'FaceColor',[0 0 0]);
rectangle('Position',[168.75 -181.25 6.25 6.25], 'FaceColor',[0 0 0]);
rectangle('Position',[162.5 -187.5 6.25 6.25], 'FaceColor',[1 1 1]);
rectangle('Position',[168.75 -187.5 6.25 6.25], 'FaceColor',[1 1 1]);
rectangle('Position',[150 -193.75 6.25 6.25], 'FaceColor',[1 1 1]);
rectangle('Position',[156.25 -193.75 6.25 6.25], 'FaceColor',[1 1 1]);
rectangle('Position',[150 -200 6.25 6.25], 'FaceColor',[0 0 0]);
rectangle('Position',[156.25 -200 6.25 6.25], 'FaceColor',[0 0 0]);
rectangle('Position',[162.5 -193.75 6.25 6.25], 'FaceColor',[1 1 1]);
rectangle('Position',[168.75 -193.75 6.25 6.25], 'FaceColor',[1 1 1]);
rectangle('Position',[162.5 -200 6.25 6.25], 'FaceColor',[0 0 0]);
rectangle('Position',[168.75 -200 6.25 6.25], 'FaceColor',[0 0 0]);
rectangle('Position',[187.5 -181.25 6.25 6.25], 'FaceColor',[1 1 1]);
rectangle('Position',[193.75 -181.25 6.25 6.25], 'FaceColor',[0 0 0]);
rectangle('Position',[187.5 -187.5 6.25 6.25], 'FaceColor',[1 1 1]);
rectangle('Position',[193.75 -187.5 6.25 6.25], 'FaceColor',[0 0 0]);
rectangle('Position',[175 -193.75 6.25 6.25], 'FaceColor',[1 1 1]);
rectangle('Position',[181.25 -193.75 6.25 6.25], 'FaceColor',[1 1 1]);
rectangle('Position',[175 -200 6.25 6.25], 'FaceColor',[0 0 0]);
rectangle('Position',[181.25 -200 6.25 6.25], 'FaceColor',[0 0 0]);
rectangle('Position',[187.5 -193.75 6.25 6.25], 'FaceColor',[1 1 1]);
rectangle('Position',[193.75 -193.75 6.25 6.25], 'FaceColor',[0 0 0]);
rectangle('Position',[187.5 -200 6.25 6.25], 'FaceColor',[0 0 0]);
rectangle('Position',[193.75 -200 6.25 6.25], 'FaceColor',[0 0 0]);
X=[186,180,175,168.75,162.5,156.25,156.25,156.25,162.5,168.75,171.25,170,168.75,162.5,150,137.5,125,118.75,112.5,106.25,100,87.5,75,62.5,62.5,62.5,50,37.5,31.25,25,18.75,18.75,18.75,25,25,25,25,18.75,18.75,18.75,13,13];
Y=[-13,-25,-37.5,-37.5,-37.5,-43.75,-50,-56.25,-56.25,-62.5,-68.75,-75,-81.25,-87.5,-100,-112.5,-125,-131.25,-131.25,-131.25,-131.25,-125,-112.5,-100,-93.75,-87.5,-80,-87.5,-93.75,-100,-106.25,-112.5,-118.75,-125,-131.25,-137.5,-150,-162.5,-168.75,-175,-186,-186];
hold on;
plot(X,Y,'r');
plot(X,Y,'bo');
legend('387.475','Location','southoutside');
